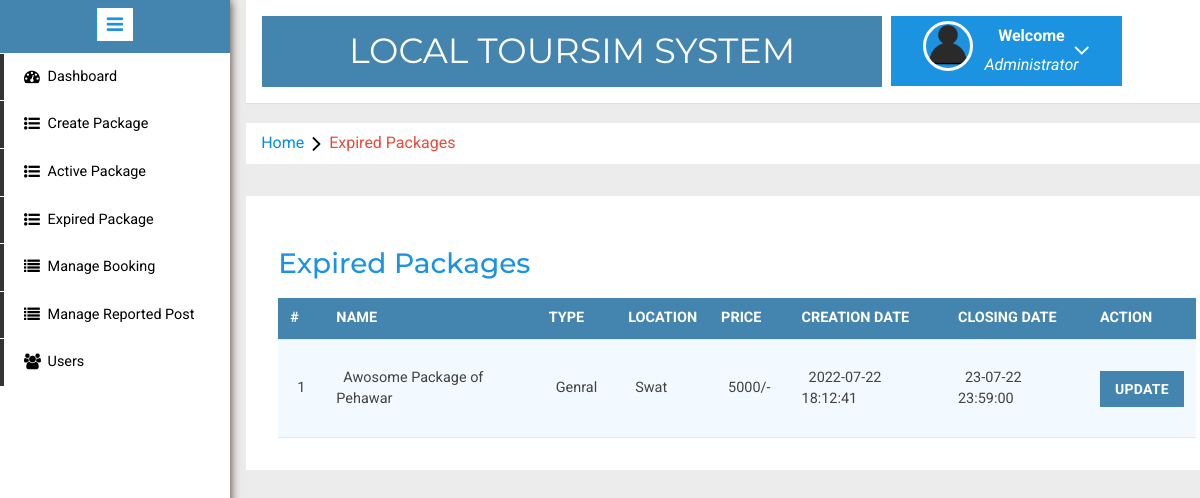
The app's page /admin/expired-packages.php (signed in) with its own data.
### tables this page shows
CREATE TABLE `packages` (
  `PackageId` int(11) NOT NULL,
  `PackageName` varchar(200) DEFAULT NULL,
  `PackageType` varchar(150) DEFAULT NULL,
  `PackageLocation` varchar(100) DEFAULT NULL,
  `PackagePrice` int(11) DEFAULT NULL,
  `PackageFetures` varchar(255) DEFAULT NULL,
  `PackageDetails` mediumtext,
  `PackageImage` varchar(100) DEFAULT NULL,
  `closing_date` int(11) DEFAULT NULL,
  `Creationdate` timestamp NULL DEFAULT CURRENT_TIMESTAMP,
  `UpdationDate` timestamp NULL DEFAULT NULL ON UPDATE CURRENT_TIMESTAMP
);

### admin/expired-packages.php (the view, shortened to what this page needs)
<?php
include('includes/config.php');
if (strlen($_SESSION['alogin']) == 0) {
	header('location:index.php');
} else {
?>
	<!DOCTYPE HTML>
	<html>
	<head>
		<link href="css/bootstrap.min.css" rel='stylesheet' type='text/css' />
		<link href="css/style.css" rel='stylesheet' type='text/css' />
		<link rel="stylesheet" href="css/morris.css" type="text/css" />
		<link href="css/font-awesome.css" rel="stylesheet">
		<link rel="stylesheet" type="text/css" href="css/table-style.css" />
		<link rel="stylesheet" type="text/css" href="css/basictable.css" />
		<link rel="stylesheet" href="css/icon-font.min.css" type='text/css' />
		<link rel="stylesheet" href="css/custom.css" type='text/css' />
	</head>
	<body>
		<div class="page-container">
			<div class="left-content">
				<div class="mother-grid-inner">
					<?php include('includes/header.php'); ?>
				</div>
				<ol class="breadcrumb">
					<li class="breadcrumb-item"><a href="dashboard.php">Home</a><i class="fa fa-angle-right"></i>Expired Packages</li>
				</ol>
				<div class="agile-grids">
					<div class="agile-tables">
						<div class="w3l-table-info">
							<h2 >Expired Packages</h2>
							<table id="table">
								<thead style="background-color: #4485AF !important;">
									<tr style="background-color: #4485AF !important;">
										<th>#</th>
										<th>Name</th>
										<th>Type</th>
										<th>Location</th>
										<th>Price</th>
										<th>Creation Date</th>
										<th>Closing Date</th>
										<th>Action</th>
									</tr>
								</thead>
								<tbody>
									<?php
									$time = time();
									$sql = "SELECT * from Packages where closing_date < ? ORDER BY PackageId desc";
									$query = $dbh->prepare($sql);
									$query->execute(array($time));
									$results = $query->fetchAll(PDO::FETCH_OBJ);
									$cnt = 1;
									if ($query->rowCount() > 0) {
										foreach ($results as $result) { ?>
											<tr>
												<td><?php echo htmlentities($cnt); ?></td>
												<td><?php echo htmlentities($result->PackageName); ?></td>
												<td><?php echo htmlentities($result->PackageType); ?></td>
												<td><?php echo htmlentities($result->PackageLocation); ?></td>
												<td><?php echo htmlentities($result->PackagePrice); ?>/-</td>
												<td><?php echo htmlentities($result->Creationdate); ?></td>
												<td><?php echo htmlentities(date("d-m-y H:i:s", $result->closing_date)); ?></td>
												<td><a href="update-package.php?pid=<?php echo htmlentities($result->PackageId); ?>"><button type="button" style="background-color: #4485AF !important;" class="btn btn-primary btn-block">Update</button></a></td>
											</tr>
									<?php $cnt = $cnt + 1;
										}
									} ?>
								</tbody>
							</table>
						</div>
					</div>
				</div>
			</div>
			<?php include('includes/sidebarmenu.php'); ?>
		</div>
	</body>
	</html>
<?php } ?>

### admin/css/table-style.css (style rules this page uses)
table { background: white; border-collapse: collapse; margin: 1.25em 0 0; width: 100%; }
table tr, table th, table td { border: none; border-bottom: 1px solid #e8e8e8; font-size: .95em; }
table th, table td { padding: 10px 12px; text-align: left; }
table th { background: #e74c3c; color: #fff; text-transform: uppercase; }
table tr td { background: #f3faff; color: #424242; }
table { width: 100%; }

### admin/expired-packages.php (style rules this page uses)
#table thead tr th { background-color: #4485AF !important; }

### records on screen
packages: PackageName "Awosome Package of Pehawar", PackageType "Genral", PackageLocation "Swat", PackagePrice "5000", Creationdate "2022-07-22 18:12:41", closing_date "23-07-22 23:59:00"
